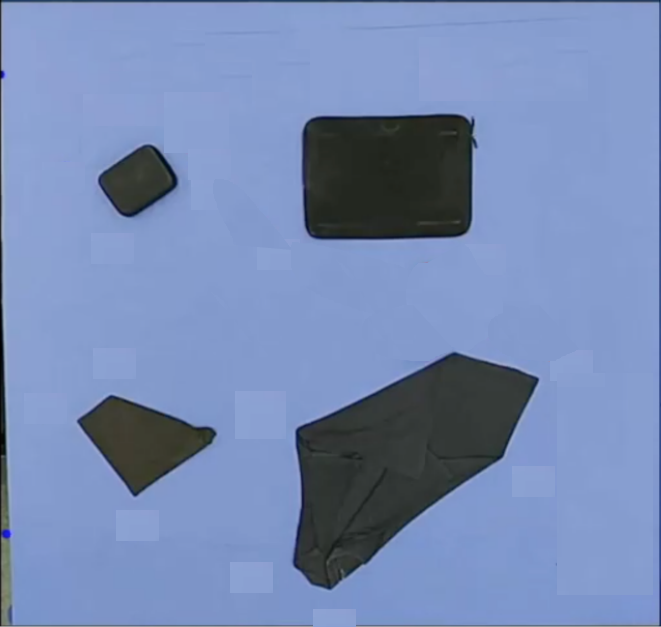
#> input picture vision/Capture.PNG, 661 x 627 px, given in place of the camera
$ python test_main.py
#> lines starting #> are read from the running program, lines starting #| are printed output that depends on the picture; after the words box and inside, x2 and y2 are one past the last pixel; in counts of white or black regions, pixels touching at a corner belong together
### vision/ComputerVision.py
import cv2
import time
import numpy as np
import pyvisgraph as vg
from shapely.geometry import Polygon
from shapely.ops import unary_union

########## FUNCTIONS ##########

# Function to find the vector pointing outwards from a corner
def find_vector_farthest(corner, corners):
    corners = corners.reshape(-1, 2)

    # Find the index of the corner in the list of corners
    corner_index = np.where((corners == corner).all(axis=1))[0][0]

    # Get the total number of corners
    num_corners = len(corners)

    # Get the indices of the previous and next corners in a circular manner
    prev_corner_index = (corner_index - 1) % num_corners
    next_corner_index = (corner_index + 1) % num_corners

    # Get the previous and next corners
    prev_corner = corners[prev_corner_index]
    current_corner = corners[corner_index]
    next_corner = corners[next_corner_index]

    # Calculate vectors from the current corner to the previous and next corners
    vector_prev = normal(np.float32(current_corner - prev_corner))
    vector_next = normal(np.float32(current_corner - next_corner))
    vector_farthest = normal(vector_prev + vector_next)

    return vector_farthest

# Function to return the normal of a vector
def normal(v):
    length = np.sqrt(v[0]**2+v[1]**2)
    v[0] = v[0]/float(length)
    v[1] = v[1]/float(length)
    return v

########## CLASSES ##########
class Robot:
    def __init__(self, x, y, angle):
        self.x = x
        self.y = y
        self.angle = angle

class Goal:
    def __init__(self, x, y):
        self.x = x
        self.y = y

# Main class used to interface with vision
class Vision:
    # Initialise cam, frame, copy of frame, robot, scale, graph,
    # obstacle vertices, shortest_path
    def __init__(self):
        self.cam = cv2.VideoCapture(0)
        valid, self.frame = self.cam.read()
#> self.frame is the input picture: shape (627, 661, 3); mean B, G, R 180, 138.5, 118.8
        if not valid:
            print("Error reading frame.")
        self.copy = self.frame.copy()
        self.found_robot, self.robot, self.scale = self.find_robot()
        self.found_graph, self.vertices, self.graph = self.find_graph()
        self.found_goal, self.goal = self.find_goal()
        self.shortest_path = []

    def __del__(self):
        # Release the camera and close all windows
        self.cam.release()
        cv2.destroyAllWindows()
        # Delete the robot and goal objects
        del self.robot
        del self.goal

    # Function to update the frame, and the various entities if found
    # [20 lines left out: function update, not called in this run]

    # Show the processed image
    def show(self):
        cv2.imshow("Processed Frame", self.copy)

    #Function to make and draw the shortest path
    # [7 lines left out: function find_shortest_path, not called in this run]

    def draw_path(self,path):
        for i in range(len(path)-1):
            cv2.line(self.copy, path[i], path[i+1], (10,10,10),4)

    # Function to find robot location and frame scale
    def find_robot(self):
        # Convert the image from BGR to RGB (OpenCV loads images in BGR by default)
        rgb_image = cv2.cvtColor(self.frame, cv2.COLOR_BGR2RGB)

        # Define the lower and upper bounds for the red color in RGB
        lower_red = np.array([150, 20, 60])
        upper_red = np.array([255, 100, 140])

        # Create a binary mask using inRange function
        red_mask = cv2.inRange(rgb_image, lower_red, upper_red)
#> red_mask: shape (627, 661); every value is 0

        # Apply the binary mask to the original image
        result = cv2.bitwise_and(self.frame, self.frame, mask=red_mask)
#> result: shape (627, 661, 3); every value is 0

        # Convert the result to grayscale
        gray_result = cv2.cvtColor(result, cv2.COLOR_BGR2GRAY)
        gray_result = cv2.bilateralFilter(gray_result,5,15,15)
        contours, _ = cv2.findContours(gray_result, cv2.RETR_TREE, cv2.CHAIN_APPROX_SIMPLE)
#> contours = []
        min_area = 200
        max_area = 10000
        centroid = [0,0]

        total = 0
        nose_size = 0
        # Draw the contours
        for i, contour_i in enumerate(contours):
            contour_area_i = cv2.contourArea(contour_i)
            if min_area < contour_area_i < max_area:
                total +=1
                nose_size = max(nose_size, contour_area_i)
#> this loop made 0 passes
#> after the loop, total = 0

        if total == 2:  #Here we have found the robot
            for _, contour_i in enumerate(contours):
                contour_area_i = cv2.contourArea(contour_i)

                if min_area < contour_area_i < max_area:
                    # Selecting the nose side of the robot with i = 0
                    if contour_area_i == nose_size:
                        i = 0
                    else:
                        i = 1
                    color = (0, 0, 255)
                    cv2.drawContours(self.copy, [contour_i], 0, color, 2)
                    M = cv2.moments(contour_i)
                    centroid[i] = np.array([int(M["m10"] / M["m00"]), int(M["m01"] / M["m00"])])
            cv2.line(self.copy, centroid[0], centroid[1], (0,0,255),2)

            # The real distance between the two markers on the robot is around 8.5 cm. so we set a scale
            # to know how distant the objects are from the camera.
            scale = np.linalg.norm(centroid[0] - centroid[1])/0.085

            return True, Robot((centroid[0][0] + centroid[1][0])/2.0, (centroid[0][1] + centroid[1][1])/2.0,
                        np.arctan2(centroid[0][1]-centroid[1][1],centroid[0][0]-centroid[1][0])), scale
        else:
            return False, Robot(0,0,0), 0 # Default value if robot not found

    # Function to find the obstacles and make the visibility graph
    def find_graph(self):
        #Convert the frame to grayscale
        gray = cv2.cvtColor(self.frame, cv2.COLOR_BGR2GRAY)
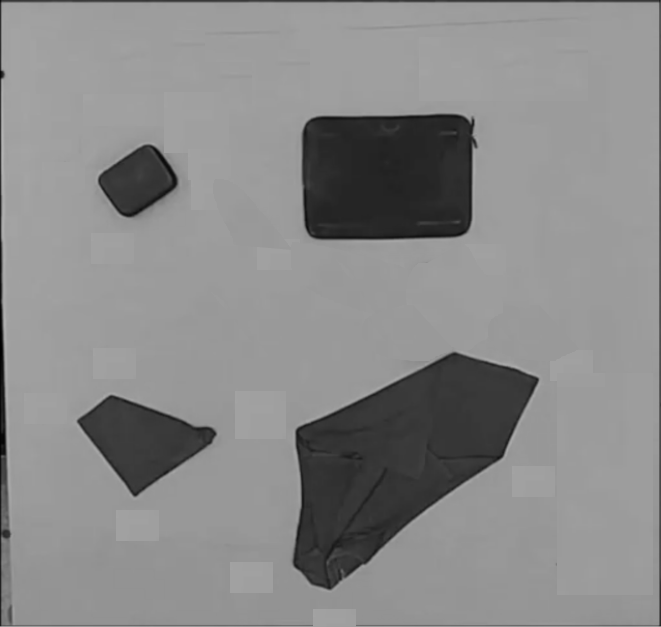
#> gray: shape (627, 661); min 0, max 179, mean 137.4
        # Apply some preprocessing
        gray = cv2.bilateralFilter(gray,5,15,15)
        # Apply a binary threshold to identify black pixels
        _, binary = cv2.threshold(gray, 60, 255, cv2.THRESH_BINARY)
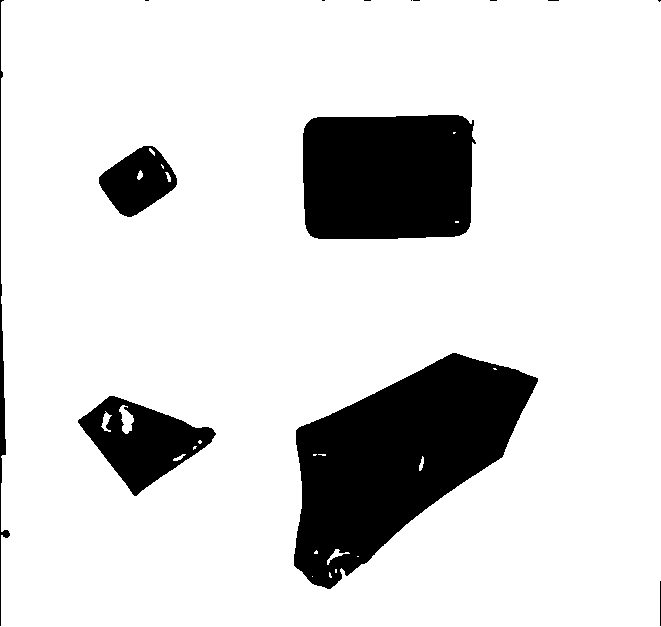
#> binary: shape (627, 661); 84.9% white; 14 black regions (8 under 20 px)
        # Find contours in the binary image along with hierarchy
        contours, _ = cv2.findContours(binary, cv2.RETR_TREE, cv2.CHAIN_APPROX_SIMPLE)
#> contours = 26 contours, 14 with area under 20; largest, box (x1, y1, x2, y2) and area: (0, 0, 661, 627) 411888, (293, 352, 539, 590) 31560, (302, 114, 477, 240) 20546, (77, 395, 217, 497) 7260, (98, 145, 178, 218) 3594

        # Set contour area thresholds
        min_area = 1000
        max_area = 100000

        # Approximation accuracy
        epsilon = 0.025

        # Store points and obstacles
        points = []
        obstacles = []
        found_obstacles = False

        for contour_i in contours:
            contour_area_i = cv2.contourArea(contour_i)

            if min_area < contour_area_i < max_area:
                found_obstacles = True
                # Draw the contours
                color = (0, 255, 150)
                cv2.drawContours(self.copy, [contour_i], 0, color, 2)

                # Find the corners of the contour
                corners = cv2.approxPolyDP(contour_i, epsilon * cv2.arcLength(contour_i, True), True)
                obstacle_i = []

                # Draw circles at each corner
                for corner in corners:
                    # Find the vector pointing outward from the corner
                    vector_farthest = find_vector_farthest(corner[0], corners)
                    # Place a point at a distance of 13 cm from the corner using the
                    # SCALE we have found earlier from the robot
                    new_point = corner[0] + self.scale * 0.13 * vector_farthest
                    points.append(new_point)
                    obstacle_i.append((int(new_point[0]),int(new_point[1])))
                if len(obstacle_i) >= 3:
                    obstacles.append(Polygon(obstacle_i))
#> this loop made 26 passes
#> contour_area_i on pass 8: 31560
#> contour_area_i on passes 2, 19, 24: 7260, 3593.5, 20546
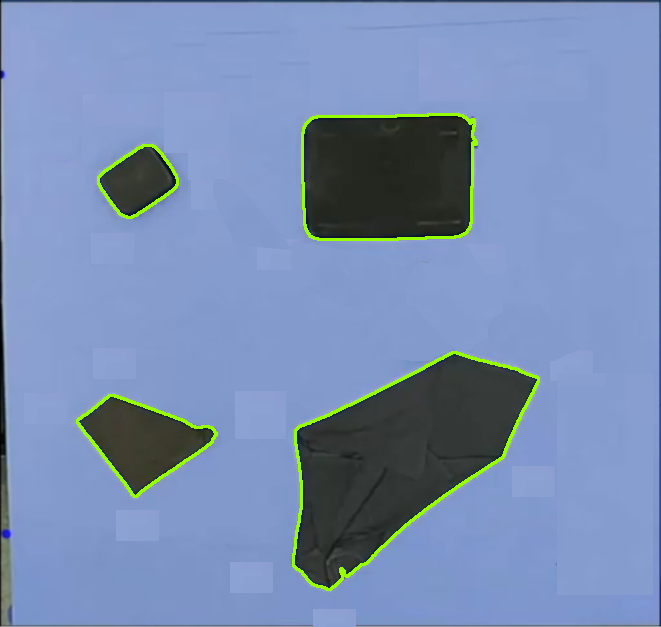
#> self.copy: shape (627, 661, 3); 1.57% of pixels changed, all inside (x1, y1, x2, y2) = (76, 113, 540, 591)
#> after the loop, obstacles = 4 items; points = [[77, 420], [114, 395], [216, 434], [134, 496], [538, 378], [503, 456], [330, 589], [293, 565], [299, 426], [452, 352], [152, 145], [177, 184], [124, 216], [98, 177], [474, 120], [465, 233], [309, 235], [311, 118]]


        # Build the visibility graph for the given points and obstacles
#> (the run stopped early here; a loop or call above may not have finished)
